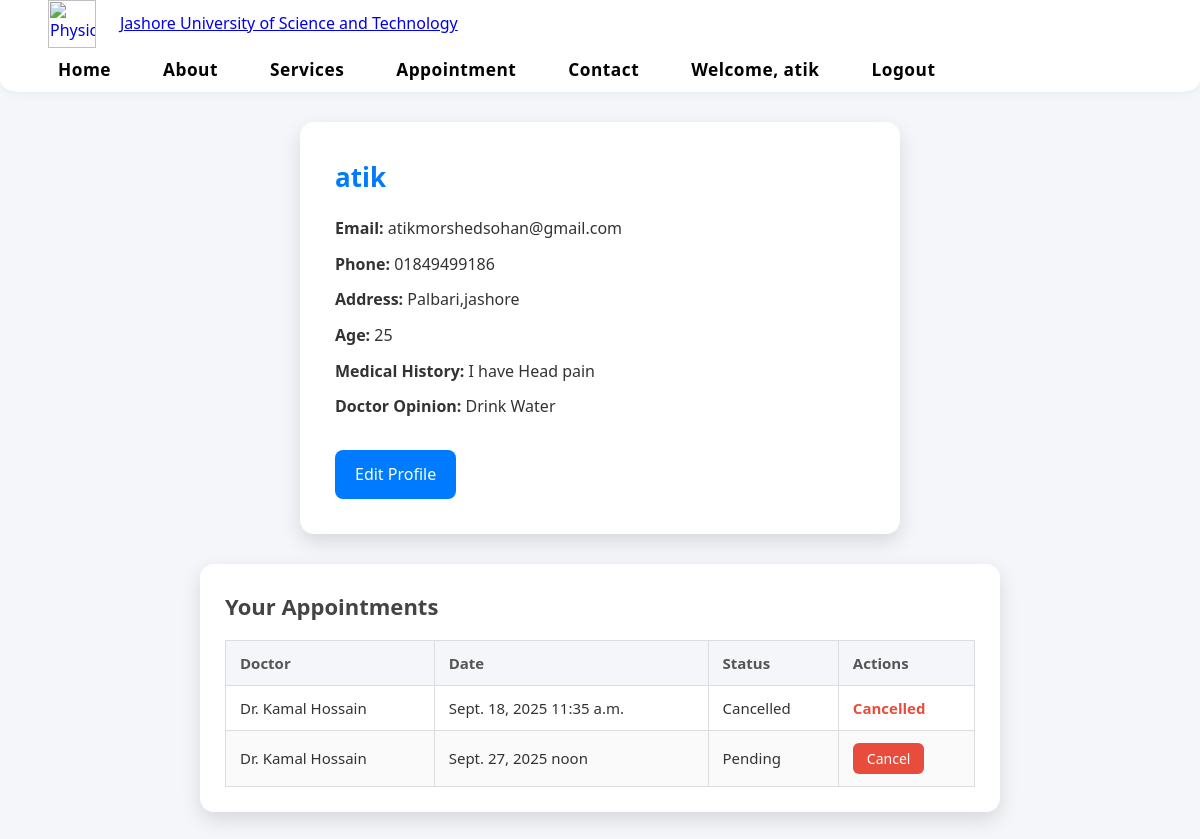
/profile/ (signed in), run on the app's committed database.
### main_app/models.py (models this page shows, shortened)
class User(AbstractUser):
    full_name = models.CharField(max_length=150)
    phone = models.CharField(max_length=15)
    nid = models.CharField(max_length=20)
    age = models.IntegerField(blank=True, null=True)
    gender = models.CharField(max_length=10)
    is_admin = models.BooleanField(default=False)

class Profile(models.Model):
    user = models.OneToOneField(User, on_delete=models.CASCADE)
    phone = models.CharField(max_length=15, blank=True, null=True)
    address = models.TextField(blank=True, null=True)
    age = models.IntegerField(blank=True, null=True)
    medical_history = models.TextField(blank=True, null=True)
    doctor_opinion = models.TextField(blank=True, null=True)

class Appointment(models.Model):
    STATUS_CHOICES = [
        ('Pending', 'Pending'),
        ('Confirmed', 'Confirmed'),
        ('Cancelled', 'Cancelled'),
        ('Completed', 'Completed'),
    ]
    patient = models.ForeignKey(User, on_delete=models.CASCADE)
    doctor = models.ForeignKey(Doctor, on_delete=models.CASCADE)
    scheduled_date = models.DateField()
    scheduled_time = models.TimeField()
    status = models.CharField(max_length=20, choices=STATUS_CHOICES, default='Pending')
    created_at = models.DateTimeField(auto_now_add=True)

class Doctor(models.Model):
    full_name = models.CharField(max_length=100)
    specialization = models.CharField(max_length=100)
    phone = models.CharField(max_length=15)
    email = models.EmailField(unique=True)
    availability = models.JSONField(default=dict, blank=True, null=True)

### main_app/views.py (the view)
# urls.py: path('profile/', views.profile, name='profile'),
@login_required
def profile(request):
    profile = get_object_or_404(Profile, user=request.user)
    appointments = Appointment.objects.filter(patient=request.user).order_by("scheduled_date", "scheduled_time")
    return render(request, "profile.html", {
        "profile": profile,
        "appointments": appointments
    })

### main_app/templates/profile.html (shortened to what this page needs)
{% load static %}
<link rel="stylesheet" href="{% static 'css/profile.css' %}" />
{% include "header.html" %} {% block content %}
<div class="profile-wrapper">
  <div class="profile-card">
    <h2>{{ request.user.username }}</h2>
    <p><b>Email:</b> {{ request.user.email }}</p>
    <p><b>Phone:</b> {{ profile.phone }}</p>
    <p><b>Address:</b> {{ profile.address }}</p>
    <p><b>Age:</b> {{ profile.age }}</p>
    <p><b>Medical History:</b> {{ profile.medical_history }}</p>
    <p><b>Doctor Opinion:</b> {{ profile.doctor_opinion }}</p>
    <a href="{% url 'edit_profile' %}">Edit Profile</a>
  </div>
  <div class="appointments-card">
    <h2>Your Appointments</h2>
    {% if appointments %}
    <table class="appointments-table">
      <thead>
        <tr>
          <th>Doctor</th>
          <th>Date</th>
          <th>Status</th>
          <th>Actions</th>
        </tr>
      </thead>
      <tbody>
        {% for appointment in appointments %}
        <tr>
          <td>{{ appointment.doctor.full_name }}</td>
          <td>{{ appointment.scheduled_date }} {{ appointment.scheduled_time }}</td>
          <td>{{ appointment.status }}</td>
          <td>
            {% if appointment.status != "Cancelled" %}
            <form
              method="post"
              action="{% url 'cancel_appointment' appointment.id %}"
            >
              <button type="submit" class="btn-cancel">Cancel</button>
            </form>
            {% else %}
            <span class="cancelled">Cancelled</span>
            {% endif %}
          </td>
        </tr>
        {% endfor %}
      </tbody>
    </table>
    {% else %}
    <p class="no-data">You have no appointments yet.</p>
    {% endif %}
  </div>
</div>
{% endblock %}

### main_app/templates/header.html
{% load static %}
<link rel="stylesheet" href="{% static 'css/header.css' %}">
<div class="header">
  <div class="header-left">
    <a href="https://just.edu.bd/" target="_blank" rel="noopener">
      <img
        src="{% static 'image/logo.png' %}"
        alt="Physiotherapy Center Logo"
        class="logo"
      />
    </a>
    <a
      href="https://just.edu.bd/"
      target="_blank"
      rel="noopener"
      class="logo-text"
    >
      Jashore University of Science and Technology
    </a>
  </div>
  <nav class="nav">
    <ul class="nav-links">
      <li><a href="{% url 'home' %}">Home</a></li>
      <li><a href="{% url 'about' %}">About</a></li>
      <li><a href="{% url 'services' %}">Services</a></li>
      <li><a href="{% url 'appointment_page' %}">Appointment</a></li>
      <li><a href="{% url 'contact' %}">Contact</a></li>
      {% if user.is_authenticated %}
      <li><a href="{% url 'profile' %}">Welcome, {{ user.username }}</a></li>
      <li><a href="{% url 'logout' %}">Logout</a></li>
      {% else %}
      <li><a href="{% url 'login' %}">Login</a></li>
      {% endif %}
    </ul>
  </nav>
</div>

### main_app/static/css/profile.css (style rules this page uses)
* { margin: 0; padding: 0; box-sizing: border-box; font-family: "Segoe UI", Tahoma, Geneva, Verdana, sans-serif; }
.profile-wrapper { display: flex; flex-direction: column; align-items: center; padding: 30px; gap: 30px; }
.profile-card { background: #fff; padding: 35px; border-radius: 14px; box-shadow: 0 8px 20px rgba(0, 0, 0, 0.12); width: 600px; text-align: left; transition: transform 0.3s ease; }
.profile-card h2 { margin-bottom: 18px; font-size: 26px; color: #007bff; }
.profile-card p { margin: 10px 0; font-size: 16px; }
.profile-card a { display: inline-block; margin-top: 20px; padding: 12px 20px; background: #007bff; color: #fff; border-radius: 8px; text-decoration: none; font-weight: 500; transition: background 0.3s ease; }
.appointments-card { background: #fff; padding: 25px; border-radius: 14px; box-shadow: 0 8px 20px rgba(0, 0, 0, 0.12); width: 800px; }
.appointments-card h2 { margin-bottom: 15px; color: #444; font-size: 22px; }
.appointments-table { width: 100%; border-collapse: collapse; margin-top: 10px; font-size: 15px; }
.appointments-table th, .appointments-table td { border: 1px solid #ddd; padding: 12px 14px; text-align: left; }
.appointments-table th { background: #f4f6f9; font-weight: 600; color: #555; }
.appointments-table tr:nth-child(even) { background: #fafafa; }
.btn-cancel { background: #e74c3c; color: white; border: none; padding: 6px 14px; border-radius: 6px; cursor: pointer; font-size: 14px; transition: background 0.3s ease; }
.cancelled { color: #e74c3c; font-weight: bold; }

### main_app/static/css/header.css (style rules this page uses)
.header { width: 100%; margin: 0 auto; background: #fff; padding: 0 48px; box-shadow: 0 2px 8px rgba(24, 90, 157, 0.06); display: flex; align-items: center; justify-content: space-between; box-sizing: border-box; position: sticky; top: 0; z-index: 1000; min-height: 80px; border-bottom-left-radius: 20px 12px; border-bottom-right-radius: 20px 12px; }
.header-left { display: flex; align-items: center; gap: 16px; }
.logo { display: block; height: 48px; width: 48px; object-fit: contain; margin-right: 8px; }
.nav-links { list-style: none; display: flex; gap: 32px; margin: 0; padding: 0; background: none; border-radius: 0; box-shadow: none; align-items: center; justify-content: flex-end; flex-wrap: wrap; }
.nav-links li a { text-decoration: none; color: #000; font-weight: 600; font-size: 1.08rem; letter-spacing: 0.5px; padding: 8px 10px; border-radius: 6px; transition: background 0.2s, color 0.2s, box-shadow 0.2s; display: inline-block; }
.header { display: flex; align-items: center; justify-content: space-between; flex-wrap: wrap; }

### data on the page
User: username "atik", user.username "atik", user.email "atikmorshedsohan@gmail.com"
Profile: phone "01849499186", address "Palbari,jashore", age "25", medical_history "I have Head pain", doctor_opinion "Drink Water"
Appointment: doctor.full_name "Dr. Kamal Hossain", scheduled_date "Sept. 18, 2025", scheduled_time "11:35 a.m.", status "Cancelled"
Appointment: doctor.full_name "Dr. Kamal Hossain", scheduled_date "Sept. 27, 2025", scheduled_time "noon", status "Pending", shows "Cancel"
